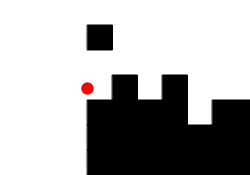
Frame 1 (no input)
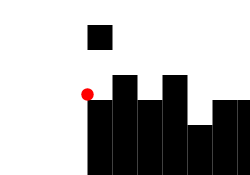
Frame 60 (no input)
Frame 120 (the mouse pressed at the canvas centre since frame 60): identical to frame 60, image omitted

The p5.js sketch that drew these frames (run headless with seeded random() and noise() and a simulated clock; from frame 60 on, the mouse is pressed at the canvas centre):

// p5.js sketch
// ── sketch.js
"strict mode"

//States
var worldSetup = [
  [true ,true ,true ,true ,true ,true ,true ,true ,true ,true ],
  [false ,true ,true ,true ,true ,true ,true ,true ,true ,true ],
  [true ,true ,true ,true ,true ,true ,true ,true ,true ,true ],
  [true ,false,true ,false,true ,true ,true ,true ,true ,true ],
  [false,false,false,false,true,false,false,false,false,false],
  [false,false,false,false,false,false,false,false,false,false],
  [false,false,false,false,false,false,false,false,false,false]
]
var sizeBox = 25;
var gravity = 1;

var mario = {
  PosX: (worldSetup.length*sizeBox)/2,
  PosY: (worldSetup.length*sizeBox)/2,
  size: sizeBox/2,
  col: false,
  acc: 2,
  colRight: false,
  colLeft: false,
  ground: false
}

function setup() {
  createCanvas(worldSetup[0].length*sizeBox, worldSetup.length*sizeBox)
  frameRate(40)
}



function draw(){
    makeCol();
    gravitySetup();
    //console.log(mario.acc)


    if(keyIsDown(RIGHT_ARROW) && mario.colRight == false){
      if(mario.colLeft === true){
        mario.acc =2;
      }
      mario.PosX -= mario.acc;
    }
    if(keyIsDown(LEFT_ARROW) && mario.colLeft === false){
      if(mario.colRight === true){
        mario.acc =2;
      }
      mario.PosX += mario.acc;
    }
    if(keyIsDown(UP_ARROW) && mario.col === false){
      mario.colRight = false;
      mario.colLeft = false;
      mario.PosY -= 4;
      mario.acc =2;
    }



//WORLD BUILDING---------------------------------------------------------
worldBuilding()

//MARIO BUILDING-----------------------------------------------
marioBuilding();



} // Ende draw();











function makeCol(){
  for(var i =0; i<worldSetup.length;i++){
    for(var j =0; j<worldSetup[i].length; j++){
      if(worldSetup[i][j]===false){
            let posY = mario.PosY;
            let posX = (((mario.PosX-87.5))*-1)+mario.size/2;
            let posX2 = (((mario.PosX-87.5))*-1)-mario.size/2;
            let links = j*sizeBox;
            let rechts = j*sizeBox+sizeBox;
            let oben = i*sizeBox;
            let unten = i*sizeBox+sizeBox;

            let posFieldX =  ((((mario.PosX-87.5))*-1)/25 >>0)+1;
            let posFieldY =  ((mario.PosY)/25 >>0)+1;
            let ground = posFieldY * sizeBox;

            //console.log("y: "+i+" x: "+j+"----"+links +" "+rechts +" "+oben +" "+unten);
            // console.log("PosX "+ posFieldX +" - PosY " + posFieldY);
              if(posX <= rechts && posX >= links  && posY >= oben && posY <= unten){
                //console.log("success");
                mario.acc = 0;
                mario.colRight = true;
              }
              if(posX2 <= rechts && posX2 >= links  && posY >= oben && posY <= unten){
                console.log("success"+ mario.colLeft);
                mario.acc = 0;
                mario.colLeft = true;
              }
              if(posY+mario.size/2 > ground && worldSetup[posFieldY][posFieldX-1]===false){
                mario.ground = true;
              } else {mario.ground = false}
        }
    }
  }
}

function gravitySetup(){



    if(mario.ground === false){
      mario.PosY +=1;
    }
}

function marioBuilding(){
  translate(-mario.PosX,0)
  noStroke();
  fill(255,0,0);
  ellipse((worldSetup.length*sizeBox)/2,mario.PosY,mario.size);
}


function worldBuilding(){
  background(255,255,255);
  translate(mario.PosX,0)
  // BLOCK BUILDINGS-----------------------------------------------------
  for(var x=0; x<worldSetup[0].length;x++){
    for(var y=0; y<worldSetup.length;y++){
      if(worldSetup[y][x]===false){
        let Px =(x*sizeBox);
        let Py =(y*sizeBox);
        let lengthBox =sizeBox;
        fill(0,0,0);
        rect(Px,Py,lengthBox,lengthBox);
      }
    }
  }
}
